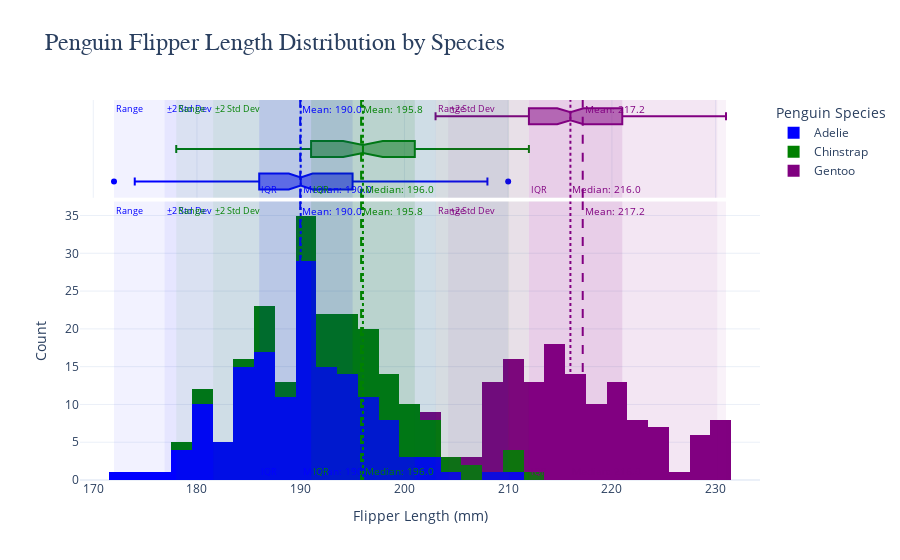

Notebook code cell kept with this figure:
### Code cell
#showed error message of last code

import plotly.express as px
import plotly.graph_objects as go
import seaborn as sns

# Load the penguins dataset
penguins = sns.load_dataset("penguins")

# Remove rows with missing data for flipper_length_mm
penguins = penguins.dropna(subset=["flipper_length_mm"])

# Color palette for species
species_colors = {
    'Adelie': 'blue',
    'Chinstrap': 'green',
    'Gentoo': 'purple'
}

# Create the histogram for each species
fig = px.histogram(penguins, x="flipper_length_mm", color="species", marginal="box", nbins=30,
                   title="Penguin Flipper Length Distribution by Species", color_discrete_map=species_colors)

# Customize the layout for better aesthetics
fig.update_layout(
    xaxis_title="Flipper Length (mm)",
    yaxis_title="Count",
    title_font=dict(size=24, family="Arial"),
    legend_title_text="Penguin Species",
    legend=dict(title_font=dict(size=14), font=dict(size=12)),
    template="plotly_white",
)

# Add vertical lines and rectangles for each species
for species in penguins["species"].unique():
    # Subset data for the species
    species_data = penguins[penguins["species"] == species]["flipper_length_mm"]
    
    # Calculate statistics
    mean_fl = species_data.mean()
    median_fl = species_data.median()
    min_fl = species_data.min()
    max_fl = species_data.max()
    q1_fl = species_data.quantile(0.25)
    q3_fl = species_data.quantile(0.75)
    std_fl = species_data.std()

    # Species-specific color for lines and rectangles
    color = species_colors[species]

    # Add vertical lines for mean and median
    fig.add_vline(x=mean_fl, line=dict(color=color, width=2, dash="dash"),
                  annotation_text=f"Mean: {mean_fl:.1f}", annotation_position="top right", 
                  annotation_font_size=10, annotation_font_color=color)

    fig.add_vline(x=median_fl, line=dict(color=color, width=2, dash="dot"),
                  annotation_text=f"Median: {median_fl:.1f}", annotation_position="bottom right", 
                  annotation_font_size=10, annotation_font_color=color)

    # Add vertical rectangles for range, IQR, and two standard deviations from the mean
    # Range
    fig.add_vrect(x0=min_fl, x1=max_fl, line_width=0, fillcolor=color, opacity=0.05, 
                  annotation_text="Range", annotation_position="top left",
                  annotation_font_size=9, annotation_font_color=color)
    
    # IQR
    fig.add_vrect(x0=q1_fl, x1=q3_fl, line_width=0, fillcolor=color, opacity=0.1, 
                  annotation_text="IQR", annotation_position="bottom left",
                  annotation_font_size=9, annotation_font_color=color)
    
    # Two standard deviations from the mean
    fig.add_vrect(x0=mean_fl - 2 * std_fl, x1=mean_fl + 2 * std_fl, line_width=0, fillcolor=color, opacity=0.05, 
                  annotation_text="±2 Std Dev", annotation_position="top left",
                  annotation_font_size=9, annotation_font_color=color)

# Show the plot
fig.show(renderer="png")

### Figure 1 — Plotly figure (JSON) as saved in the notebook; plotly's stock layout.template omitted (floating-point values rounded to 4 significant figures; data arrays with more than 128 entries replaced by an {"elided": "..."} marker saying what was removed)
{"data": [{"alignmentgroup": "True", "bingroup": "x", "hovertemplate": "species=Adelie<br>flipper_length_mm=%{x}<br>count=%{y}<extra></extra>", "legendgroup": "Adelie", "marker": {"color": "blue", "pattern": {"shape": ""}}, "name": "Adelie", "nbinsx": 30, "offsetgroup": "Adelie", "orientation": "v", "showlegend": true, "type": "histogram", "x": {"elided": "151 int values"}, "xaxis": "x", "yaxis": "y"}, {"alignmentgroup": "True", "hovertemplate": "species=Adelie<br>flipper_length_mm=%{x}<extra></extra>", "legendgroup": "Adelie", "marker": {"color": "blue"}, "name": "Adelie", "notched": true, "offsetgroup": "Adelie", "showlegend": false, "type": "box", "x": {"elided": "151 int values"}, "xaxis": "x2", "yaxis": "y2"}, {"alignmentgroup": "True", "bingroup": "x", "hovertemplate": "species=Chinstrap<br>flipper_length_mm=%{x}<br>count=%{y}<extra></extra>", "legendgroup": "Chinstrap", "marker": {"color": "green", "pattern": {"shape": ""}}, "name": "Chinstrap", "nbinsx": 30, "offsetgroup": "Chinstrap", "orientation": "v", "showlegend": true, "type": "histogram", "x": [192, 196, 193, 188, 197, 198, 178, 197, 195, 198, 193, 194, 185, 201, 190, 201, 197, 181, 190, 195, 181, 191, 187, 193, 195, 197, 200, 200, 191, 205, 187, 201, 187, 203, 195, 199, 195, 210, 192, 205, 210, 187, 196, 196, 196, 201, 190, 212, 187, 198, 199, 201, 193, 203, 187, 197, 191, 203, 202, 194, 206, 189, 195, 207, 202, 193, 210, 198], "xaxis": "x", "yaxis": "y"}, {"alignmentgroup": "True", "hovertemplate": "species=Chinstrap<br>flipper_length_mm=%{x}<extra></extra>", "legendgroup": "Chinstrap", "marker": {"color": "green"}, "name": "Chinstrap", "notched": true, "offsetgroup": "Chinstrap", "showlegend": false, "type": "box", "x": [192, 196, 193, 188, 197, 198, 178, 197, 195, 198, 193, 194, 185, 201, 190, 201, 197, 181, 190, 195, 181, 191, 187, 193, 195, 197, 200, 200, 191, 205, 187, 201, 187, 203, 195, 199, 195, 210, 192, 205, 210, 187, 196, 196, 196, 201, 190, 212, 187, 198, 199, 201, 193, 203, 187, 197, 191, 203, 202, 194, 206, 189, 195, 207, 202, 193, 210, 198], "xaxis": "x2", "yaxis": "y2"}, {"alignmentgroup": "True", "bingroup": "x", "hovertemplate": "species=Gentoo<br>flipper_length_mm=%{x}<br>count=%{y}<extra></extra>", "legendgroup": "Gentoo", "marker": {"color": "purple", "pattern": {"shape": ""}}, "name": "Gentoo", "nbinsx": 30, "offsetgroup": "Gentoo", "orientation": "v", "showlegend": true, "type": "histogram", "x": [211, 230, 210, 218, 215, 210, 211, 219, 209, 215, 214, 216, 214, 213, 210, 217, 210, 221, 209, 222, 218, 215, 213, 215, 215, 215, 216, 215, 210, 220, 222, 209, 207, 230, 220, 220, 213, 219, 208, 208, 208, 225, 210, 216, 222, 217, 210, 225, 213, 215, 210, 220, 210, 225, 217, 220, 208, 220, 208, 224, 208, 221, 214, 231, 219, 230, 214, 229, 220, 223, 216, 221, 221, 217, 216, 230, 209, 220, 215, 223, 212, 221, 212, 224, 212, 228, 218, 218, 212, 230, 218, 228, 212, 224, 214, 226, 216, 222, 203, 225, 219, 228, 215, 228, 216, 215, 210, 219, 208, 209, 216, 229, 213, 230, 217, 230, 217, 222, 214, 215, 222, 212, 213], "xaxis": "x", "yaxis": "y"}, {"alignmentgroup": "True", "hovertemplate": "species=Gentoo<br>flipper_length_mm=%{x}<extra></extra>", "legendgroup": "Gentoo", "marker": {"color": "purple"}, "name": "Gentoo", "notched": true, "offsetgroup": "Gentoo", "showlegend": false, "type": "box", "x": [211, 230, 210, 218, 215, 210, 211, 219, 209, 215, 214, 216, 214, 213, 210, 217, 210, 221, 209, 222, 218, 215, 213, 215, 215, 215, 216, 215, 210, 220, 222, 209, 207, 230, 220, 220, 213, 219, 208, 208, 208, 225, 210, 216, 222, 217, 210, 225, 213, 215, 210, 220, 210, 225, 217, 220, 208, 220, 208, 224, 208, 221, 214, 231, 219, 230, 214, 229, 220, 223, 216, 221, 221, 217, 216, 230, 209, 220, 215, 223, 212, 221, 212, 224, 212, 228, 218, 218, 212, 230, 218, 228, 212, 224, 214, 226, 216, 222, 203, 225, 219, 228, 215, 228, 216, 215, 210, 219, 208, 209, 216, 229, 213, 230, 217, 230, 217, 222, 214, 215, 222, 212, 213], "xaxis": "x2", "yaxis": "y2"}], "layout": {"annotations": [{"font": {"color": "blue", "size": 10}, "showarrow": false, "text": "Mean: 190.0", "x": 190.0, "xanchor": "left", "xref": "x", "y": 1, "yanchor": "top", "yref": "y domain"}, {"font": {"color": "blue", "size": 10}, "showarrow": false, "text": "Mean: 190.0", "x": 190.0, "xanchor": "left", "xref": "x2", "y": 1, "yanchor": "top", "yref": "y2 domain"}, {"font": {"color": "blue", "size": 10}, "showarrow": false, "text": "Median: 190.0", "x": 190, "xanchor": "left", "xref": "x", "y": 0, "yanchor": "bottom", "yref": "y domain"}, {"font": {"color": "blue", "size": 10}, "showarrow": false, "text": "Median: 190.0", "x": 190, "xanchor": "left", "xref": "x2", "y": 0, "yanchor": "bottom", "yref": "y2 domain"}, {"font": {"color": "blue", "size": 9}, "showarrow": false, "text": "Range", "x": 172, "xanchor": "left", "xref": "x", "y": 1, "yanchor": "top", "yref": "y domain"}, {"font": {"color": "blue", "size": 9}, "showarrow": false, "text": "Range", "x": 172, "xanchor": "left", "xref": "x2", "y": 1, "yanchor": "top", "yref": "y2 domain"}, {"font": {"color": "blue", "size": 9}, "showarrow": false, "text": "IQR", "x": 186, "xanchor": "left", "xref": "x", "y": 0, "yanchor": "bottom", "yref": "y domain"}, {"font": {"color": "blue", "size": 9}, "showarrow": false, "text": "IQR", "x": 186, "xanchor": "left", "xref": "x2", "y": 0, "yanchor": "bottom", "yref": "y2 domain"}, {"font": {"color": "blue", "size": 9}, "showarrow": false, "text": "±2 Std Dev", "x": 176.9, "xanchor": "left", "xref": "x", "y": 1, "yanchor": "top", "yref": "y domain"}, {"font": {"color": "blue", "size": 9}, "showarrow": false, "text": "±2 Std Dev", "x": 176.9, "xanchor": "left", "xref": "x2", "y": 1, "yanchor": "top", "yref": "y2 domain"}, {"font": {"color": "green", "size": 10}, "showarrow": false, "text": "Mean: 195.8", "x": 195.8, "xanchor": "left", "xref": "x", "y": 1, "yanchor": "top", "yref": "y domain"}, {"font": {"color": "green", "size": 10}, "showarrow": false, "text": "Mean: 195.8", "x": 195.8, "xanchor": "left", "xref": "x2", "y": 1, "yanchor": "top", "yref": "y2 domain"}, {"font": {"color": "green", "size": 10}, "showarrow": false, "text": "Median: 196.0", "x": 196, "xanchor": "left", "xref": "x", "y": 0, "yanchor": "bottom", "yref": "y domain"}, {"font": {"color": "green", "size": 10}, "showarrow": false, "text": "Median: 196.0", "x": 196, "xanchor": "left", "xref": "x2", "y": 0, "yanchor": "bottom", "yref": "y2 domain"}, {"font": {"color": "green", "size": 9}, "showarrow": false, "text": "Range", "x": 178, "xanchor": "left", "xref": "x", "y": 1, "yanchor": "top", "yref": "y domain"}, {"font": {"color": "green", "size": 9}, "showarrow": false, "text": "Range", "x": 178, "xanchor": "left", "xref": "x2", "y": 1, "yanchor": "top", "yref": "y2 domain"}, {"font": {"color": "green", "size": 9}, "showarrow": false, "text": "IQR", "x": 191, "xanchor": "left", "xref": "x", "y": 0, "yanchor": "bottom", "yref": "y domain"}, {"font": {"color": "green", "size": 9}, "showarrow": false, "text": "IQR", "x": 191, "xanchor": "left", "xref": "x2", "y": 0, "yanchor": "bottom", "yref": "y2 domain"}, {"font": {"color": "green", "size": 9}, "showarrow": false, "text": "±2 Std Dev", "x": 181.6, "xanchor": "left", "xref": "x", "y": 1, "yanchor": "top", "yref": "y domain"}, {"font": {"color": "green", "size": 9}, "showarrow": false, "text": "±2 Std Dev", "x": 181.6, "xanchor": "left", "xref": "x2", "y": 1, "yanchor": "top", "yref": "y2 domain"}, {"font": {"color": "purple", "size": 10}, "showarrow": false, "text": "Mean: 217.2", "x": 217.2, "xanchor": "left", "xref": "x", "y": 1, "yanchor": "top", "yref": "y domain"}, {"font": {"color": "purple", "size": 10}, "showarrow": false, "text": "Mean: 217.2", "x": 217.2, "xanchor": "left", "xref": "x2", "y": 1, "yanchor": "top", "yref": "y2 domain"}, {"font": {"color": "purple", "size": 10}, "showarrow": false, "text": "Median: 216.0", "x": 216, "xanchor": "left", "xref": "x", "y": 0, "yanchor": "bottom", "yref": "y domain"}, {"font": {"color": "purple", "size": 10}, "showarrow": false, "text": "Median: 216.0", "x": 216, "xanchor": "left", "xref": "x2", "y": 0, "yanchor": "bottom", "yref": "y2 domain"}, {"font": {"color": "purple", "size": 9}, "showarrow": false, "text": "Range", "x": 203, "xanchor": "left", "xref": "x", "y": 1, "yanchor": "top", "yref": "y domain"}, {"font": {"color": "purple", "size": 9}, "showarrow": false, "text": "Range", "x": 203, "xanchor": "left", "xref": "x2", "y": 1, "yanchor": "top", "yref": "y2 domain"}, {"font": {"color": "purple", "size": 9}, "showarrow": false, "text": "IQR", "x": 212, "xanchor": "left", "xref": "x", "y": 0, "yanchor": "bottom", "yref": "y domain"}, {"font": {"color": "purple", "size": 9}, "showarrow": false, "text": "IQR", "x": 212, "xanchor": "left", "xref": "x2", "y": 0, "yanchor": "bottom", "yref": "y2 domain"}, {"font": {"color": "purple", "size": 9}, "showarrow": false, "text": "±2 Std Dev", "x": 204.2, "xanchor": "left", "xref": "x", "y": 1, "yanchor": "top", "yref": "y domain"}, {"font": {"color": "purple", "size": 9}, "showarrow": false, "text": "±2 Std Dev", "x": 204.2, "xanchor": "left", "xref": "x2", "y": 1, "yanchor": "top", "yref": "y2 domain"}], "barmode": "relative", "legend": {"font": {"size": 12}, "title": {"font": {"size": 14}, "text": "Penguin Species"}, "tracegroupgap": 0}, "shapes": [{"line": {"color": "blue", "dash": "dash", "width": 2}, "type": "line", "x0": 190.0, "x1": 190.0, "xref": "x", "y0": 0, "y1": 1, "yref": "y domain"}, {"line": {"color": "blue", "dash": "dash", "width": 2}, "type": "line", "x0": 190.0, "x1": 190.0, "xref": "x2", "y0": 0, "y1": 1, "yref": "y2 domain"}, {"line": {"color": "blue", "dash": "dot", "width": 2}, "type": "line", "x0": 190, "x1": 190, "xref": "x", "y0": 0, "y1": 1, "yref": "y domain"}, {"line": {"color": "blue", "dash": "dot", "width": 2}, "type": "line", "x0": 190, "x1": 190, "xref": "x2", "y0": 0, "y1": 1, "yref": "y2 domain"}, {"fillcolor": "blue", "line": {"width": 0}, "opacity": 0.05, "type": "rect", "x0": 172, "x1": 210, "xref": "x", "y0": 0, "y1": 1, "yref": "y domain"}, {"fillcolor": "blue", "line": {"width": 0}, "opacity": 0.05, "type": "rect", "x0": 172, "x1": 210, "xref": "x2", "y0": 0, "y1": 1, "yref": "y2 domain"}, {"fillcolor": "blue", "line": {"width": 0}, "opacity": 0.1, "type": "rect", "x0": 186, "x1": 195, "xref": "x", "y0": 0, "y1": 1, "yref": "y domain"}, {"fillcolor": "blue", "line": {"width": 0}, "opacity": 0.1, "type": "rect", "x0": 186, "x1": 195, "xref": "x2", "y0": 0, "y1": 1, "yref": "y2 domain"}, {"fillcolor": "blue", "line": {"width": 0}, "opacity": 0.05, "type": "rect", "x0": 176.9, "x1": 203.0, "xref": "x", "y0": 0, "y1": 1, "yref": "y domain"}, {"fillcolor": "blue", "line": {"width": 0}, "opacity": 0.05, "type": "rect", "x0": 176.9, "x1": 203.0, "xref": "x2", "y0": 0, "y1": 1, "yref": "y2 domain"}, {"line": {"color": "green", "dash": "dash", "width": 2}, "type": "line", "x0": 195.8, "x1": 195.8, "xref": "x", "y0": 0, "y1": 1, "yref": "y domain"}, {"line": {"color": "green", "dash": "dash", "width": 2}, "type": "line", "x0": 195.8, "x1": 195.8, "xref": "x2", "y0": 0, "y1": 1, "yref": "y2 domain"}, {"line": {"color": "green", "dash": "dot", "width": 2}, "type": "line", "x0": 196, "x1": 196, "xref": "x", "y0": 0, "y1": 1, "yref": "y domain"}, {"line": {"color": "green", "dash": "dot", "width": 2}, "type": "line", "x0": 196, "x1": 196, "xref": "x2", "y0": 0, "y1": 1, "yref": "y2 domain"}, {"fillcolor": "green", "line": {"width": 0}, "opacity": 0.05, "type": "rect", "x0": 178, "x1": 212, "xref": "x", "y0": 0, "y1": 1, "yref": "y domain"}, {"fillcolor": "green", "line": {"width": 0}, "opacity": 0.05, "type": "rect", "x0": 178, "x1": 212, "xref": "x2", "y0": 0, "y1": 1, "yref": "y2 domain"}, {"fillcolor": "green", "line": {"width": 0}, "opacity": 0.1, "type": "rect", "x0": 191, "x1": 201, "xref": "x", "y0": 0, "y1": 1, "yref": "y domain"}, {"fillcolor": "green", "line": {"width": 0}, "opacity": 0.1, "type": "rect", "x0": 191, "x1": 201, "xref": "x2", "y0": 0, "y1": 1, "yref": "y2 domain"}, {"fillcolor": "green", "line": {"width": 0}, "opacity": 0.05, "type": "rect", "x0": 181.6, "x1": 210.1, "xref": "x", "y0": 0, "y1": 1, "yref": "y domain"}, {"fillcolor": "green", "line": {"width": 0}, "opacity": 0.05, "type": "rect", "x0": 181.6, "x1": 210.1, "xref": "x2", "y0": 0, "y1": 1, "yref": "y2 domain"}, {"line": {"color": "purple", "dash": "dash", "width": 2}, "type": "line", "x0": 217.2, "x1": 217.2, "xref": "x", "y0": 0, "y1": 1, "yref": "y domain"}, {"line": {"color": "purple", "dash": "dash", "width": 2}, "type": "line", "x0": 217.2, "x1": 217.2, "xref": "x2", "y0": 0, "y1": 1, "yref": "y2 domain"}, {"line": {"color": "purple", "dash": "dot", "width": 2}, "type": "line", "x0": 216, "x1": 216, "xref": "x", "y0": 0, "y1": 1, "yref": "y domain"}, {"line": {"color": "purple", "dash": "dot", "width": 2}, "type": "line", "x0": 216, "x1": 216, "xref": "x2", "y0": 0, "y1": 1, "yref": "y2 domain"}, {"fillcolor": "purple", "line": {"width": 0}, "opacity": 0.05, "type": "rect", "x0": 203, "x1": 231, "xref": "x", "y0": 0, "y1": 1, "yref": "y domain"}, {"fillcolor": "purple", "line": {"width": 0}, "opacity": 0.05, "type": "rect", "x0": 203, "x1": 231, "xref": "x2", "y0": 0, "y1": 1, "yref": "y2 domain"}, {"fillcolor": "purple", "line": {"width": 0}, "opacity": 0.1, "type": "rect", "x0": 212, "x1": 221, "xref": "x", "y0": 0, "y1": 1, "yref": "y domain"}, {"fillcolor": "purple", "line": {"width": 0}, "opacity": 0.1, "type": "rect", "x0": 212, "x1": 221, "xref": "x2", "y0": 0, "y1": 1, "yref": "y2 domain"}, {"fillcolor": "purple", "line": {"width": 0}, "opacity": 0.05, "type": "rect", "x0": 204.2, "x1": 230.2, "xref": "x", "y0": 0, "y1": 1, "yref": "y domain"}, {"fillcolor": "purple", "line": {"width": 0}, "opacity": 0.05, "type": "rect", "x0": 204.2, "x1": 230.2, "xref": "x2", "y0": 0, "y1": 1, "yref": "y2 domain"}], "title": {"font": {"family": "Arial", "size": 24}, "text": "Penguin Flipper Length Distribution by Species"}, "xaxis": {"anchor": "y", "domain": [0, 1], "title": {"text": "Flipper Length (mm)"}}, "xaxis2": {"anchor": "y2", "domain": [0, 1], "matches": "x", "showgrid": true, "showticklabels": false}, "yaxis": {"anchor": "x", "domain": [0, 0.7326], "title": {"text": "Count"}}, "yaxis2": {"anchor": "x2", "domain": [0.7426, 1], "matches": "y2", "showgrid": false, "showline": false, "showticklabels": false, "ticks": ""}}}
